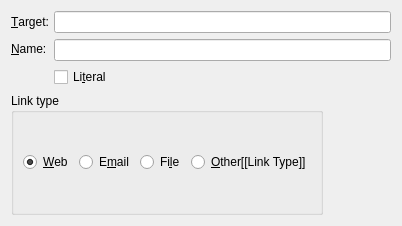
<?xml version="1.0" encoding="UTF-8"?>
<ui version="4.0">
 <class>HyperlinkUi</class>
 <widget class="QWidget" name="HyperlinkUi">
  <property name="geometry">
   <rect>
    <x>0</x>
    <y>0</y>
    <width>402</width>
    <height>226</height>
   </rect>
  </property>
  <property name="windowTitle">
   <string/>
  </property>
  <layout class="QGridLayout" name="gridLayout">
   <item row="0" column="0" colspan="2">
    <layout class="QHBoxLayout" name="horizontalLayout_2">
     <item>
      <layout class="QVBoxLayout" name="verticalLayout_2">
       <item>
        <widget class="QLabel" name="targetLA">
         <property name="toolTip">
          <string>URL</string>
         </property>
         <property name="text">
          <string>&amp;Target:</string>
         </property>
         <property name="buddy">
          <cstring>targetED</cstring>
         </property>
        </widget>
       </item>
       <item>
        <widget class="QLabel" name="nameLA">
         <property name="toolTip">
          <string>Name associated with the URL</string>
         </property>
         <property name="text">
          <string>&amp;Name:</string>
         </property>
         <property name="buddy">
          <cstring>nameED</cstring>
         </property>
        </widget>
       </item>
       <item>
        <widget class="QLabel" name="label">
         <property name="text">
          <string/>
         </property>
        </widget>
       </item>
      </layout>
     </item>
     <item>
      <layout class="QVBoxLayout" name="verticalLayout">
       <item>
        <widget class="QLineEdit" name="targetED">
         <property name="toolTip">
          <string>URL</string>
         </property>
         <property name="inputMethodHints">
          <set>Qt::ImhDigitsOnly|Qt::ImhUrlCharactersOnly</set>
         </property>
        </widget>
       </item>
       <item>
        <widget class="QLineEdit" name="nameED">
         <property name="toolTip">
          <string>Name associated with the URL</string>
         </property>
        </widget>
       </item>
       <item>
        <layout class="QHBoxLayout" name="horizontalLayout">
         <item>
          <widget class="QCheckBox" name="literalCB">
           <property name="toolTip">
            <string>Pass content of the `Name' field literally to LaTeX. Check this if you want to enter LaTeX code.</string>
           </property>
           <property name="text">
            <string>Li&amp;teral</string>
           </property>
          </widget>
         </item>
         <item>
          <spacer name="horizontalSpacer_2">
           <property name="orientation">
            <enum>Qt::Horizontal</enum>
           </property>
           <property name="sizeHint" stdset="0">
            <size>
             <width>40</width>
             <height>20</height>
            </size>
           </property>
          </spacer>
         </item>
        </layout>
       </item>
      </layout>
     </item>
    </layout>
   </item>
   <item row="1" column="0">
    <widget class="QGroupBox" name="typeGB">
     <property name="toolTip">
      <string>Specify the link target</string>
     </property>
     <property name="title">
      <string>Link type</string>
     </property>
     <property name="flat">
      <bool>true</bool>
     </property>
     <layout class="QHBoxLayout">
      <property name="spacing">
       <number>6</number>
      </property>
      <property name="leftMargin">
       <number>9</number>
      </property>
      <property name="topMargin">
       <number>9</number>
      </property>
      <property name="rightMargin">
       <number>9</number>
      </property>
      <property name="bottomMargin">
       <number>9</number>
      </property>
      <item>
       <widget class="QRadioButton" name="webRB">
        <property name="toolTip">
         <string>Link to the web or any other target with an &quot;authority&quot; component (i.e., :// in the URI)</string>
        </property>
        <property name="text">
         <string>&amp;Web</string>
        </property>
        <property name="checked">
         <bool>true</bool>
        </property>
       </widget>
      </item>
      <item>
       <widget class="QRadioButton" name="emailRB">
        <property name="toolTip">
         <string>Link to an email address</string>
        </property>
        <property name="text">
         <string>E&amp;mail</string>
        </property>
       </widget>
      </item>
      <item>
       <widget class="QRadioButton" name="fileRB">
        <property name="toolTip">
         <string>Link to a file</string>
        </property>
        <property name="text">
         <string>Fi&amp;le</string>
        </property>
       </widget>
      </item>
      <item>
       <widget class="QRadioButton" name="noneRB">
        <property name="toolTip">
         <string>Link to an arbitrary URI scheme not matched by the other three types (to be fully spelled out in the Target field above)</string>
        </property>
        <property name="text">
         <string>&amp;Other[[Link Type]]</string>
        </property>
       </widget>
      </item>
     </layout>
    </widget>
   </item>
   <item row="1" column="1">
    <spacer name="horizontalSpacer">
     <property name="orientation">
      <enum>Qt::Horizontal</enum>
     </property>
     <property name="sizeHint" stdset="0">
      <size>
       <width>40</width>
       <height>20</height>
      </size>
     </property>
    </spacer>
   </item>
  </layout>
 </widget>
 <tabstops>
  <tabstop>targetED</tabstop>
  <tabstop>nameED</tabstop>
  <tabstop>webRB</tabstop>
  <tabstop>emailRB</tabstop>
  <tabstop>fileRB</tabstop>
 </tabstops>
 <includes>
  <include location="local">qt_i18n.h</include>
 </includes>
 <resources/>
 <connections/>
</ui>
